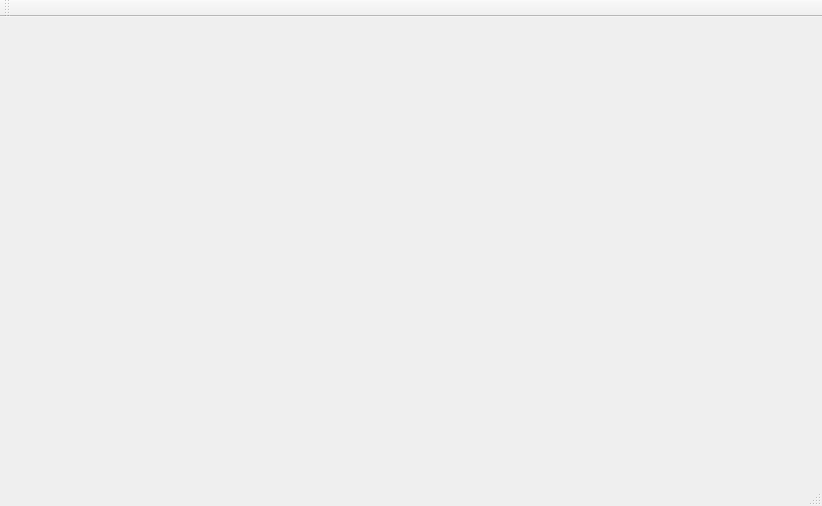
<?xml version="1.0" encoding="UTF-8"?>
<ui version="4.0">
 <class>QMind</class>
 <widget class="QMainWindow" name="QMind">
  <property name="geometry">
   <rect>
    <x>0</x>
    <y>0</y>
    <width>822</width>
    <height>506</height>
   </rect>
  </property>
  <property name="windowTitle">
   <string>QMind</string>
  </property>
  <widget class="QWidget" name="centralWidget"/>
  <widget class="QMenuBar" name="menuBar">
   <property name="geometry">
    <rect>
     <x>0</x>
     <y>0</y>
     <width>822</width>
     <height>21</height>
    </rect>
   </property>
  </widget>
  <widget class="QToolBar" name="mainToolBar">
   <attribute name="toolBarArea">
    <enum>TopToolBarArea</enum>
   </attribute>
   <attribute name="toolBarBreak">
    <bool>false</bool>
   </attribute>
  </widget>
  <widget class="QStatusBar" name="statusBar"/>
 </widget>
 <layoutdefault spacing="6" margin="11"/>
 <resources/>
 <connections/>
</ui>
